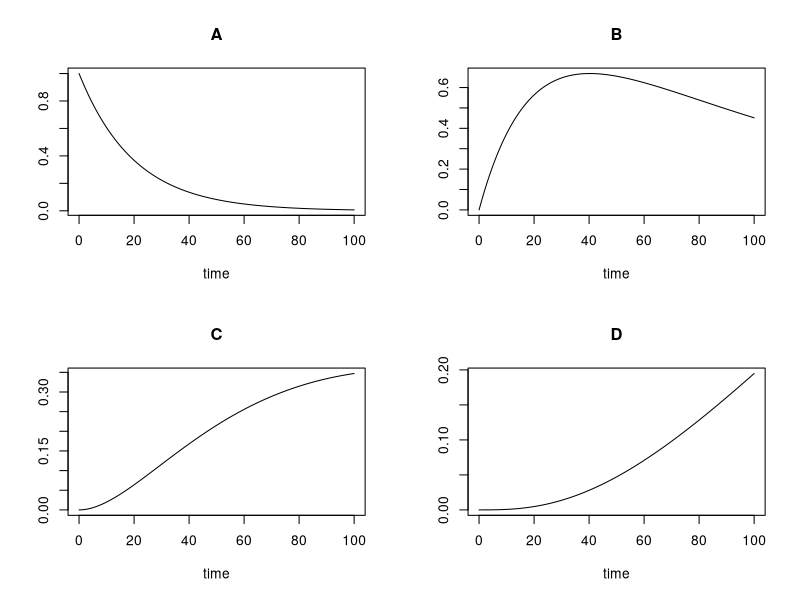

Source code (R):
library(deSolve)

ABCD_First_Order <- function(t, state, parameters) {
  with(as.list(c(state, parameters)), {
    dA <- -k1*A
    dB <- k1*A-k2*B
    dC <- k2*B-k3*C
    dD <- k3*C
    list(c(dA, dB, dC, dD))
  })
}

parameters <- c(k1 = 0.05, k2 = 0.01, k3 = 0.01)
state <- c(A=1, B=0, C=0, D=0)
times <- seq(0, 100, by = 0.01)
out <- ode(y = state, times = times, func = ABCD_First_Order, parms = parameters)
plot(out)
